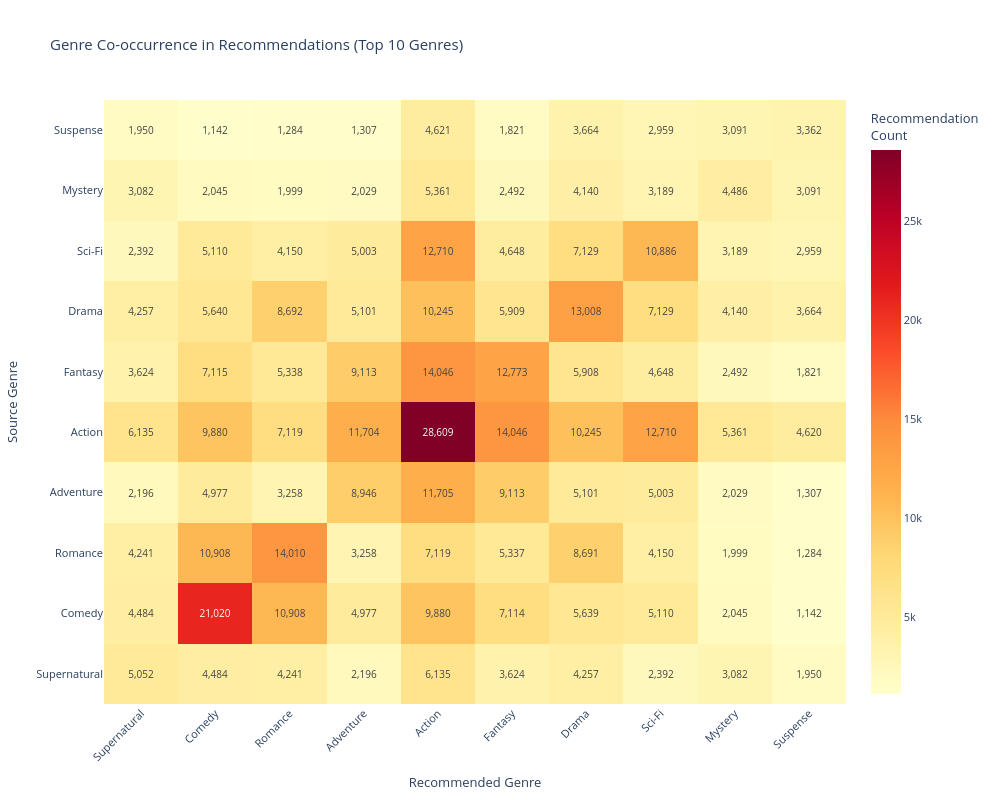

The cell this chart's notebook holds for it:
### Code cell
fig = gu.recommendation_genre_cooccurrence()
fig.show()
